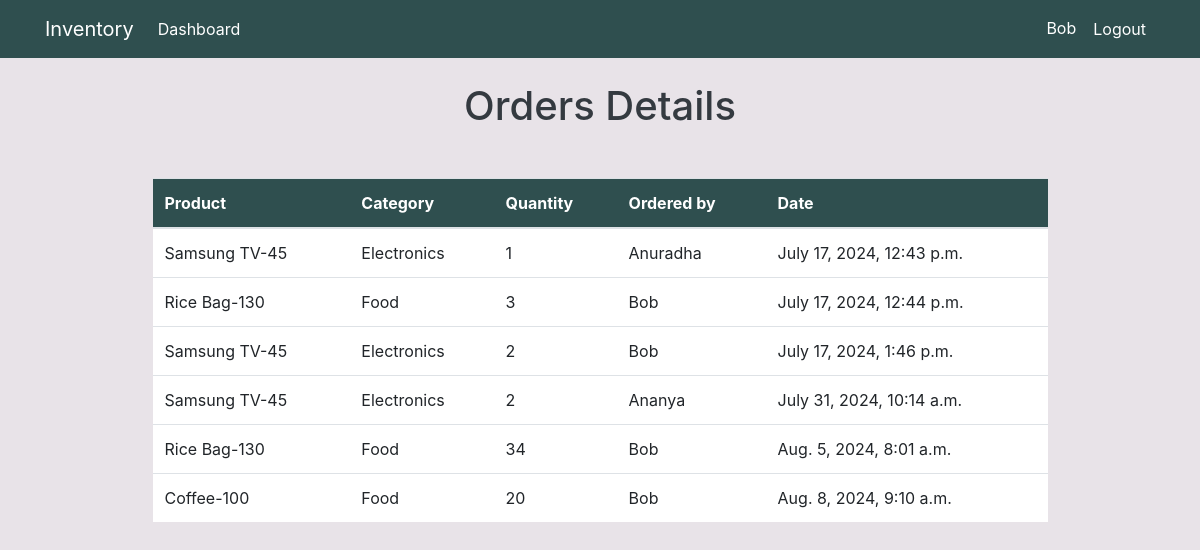
The page /dashboard/order/ (signed in) on the database its author committed.
### dashboard/models.py (models this page shows, shortened)
class Order(models.Model):
    product = models.ForeignKey(Product, on_delete=models.CASCADE, null=True)
    staff = models.ForeignKey(User, models.CASCADE, null=True)
    order_quantity = models.PositiveIntegerField(null=True)
    date = models.DateTimeField(auto_now_add=True)

class Product(models.Model):
    name = models.CharField(max_length=100, null=True)
    category = models.CharField(max_length=20, choices=CATEGORY, null=True)
    quantity = models.PositiveIntegerField(null=True)
    def __str__(self):
        return f'{self.name}-{self.quantity}'

### dashboard/views.py (the view)
# urls.py: path('order/', order, name='order'),
@login_required
def order(request):
    orders = Order.objects.all()
    orders_count = orders.count()
    context = {
        'orders': orders,
        'orders_count': orders_count,
    }
    return render(request, 'dashboard/order.html', context)

### templates/dashboard/order.html (shortened to what this page needs)
{% extends 'partials/base.html' %}
{% block content %}
<h1 class="text-center text-dark m-4">Orders Details</h1>
<div class="container">
    <div class="row mt-5">
        <div class="col-md-10 offset-md-1">
            <table class="table bg-white">
                <thead class="text-white" style="background-color: rgb(47,79,79);">
                    <tr>
                        <th scope="col">Product</th>
                        <th scope="col">Category</th>
                        <th scope="col">Quantity</th>
                        <th scope="col">Ordered by</th>
                        <th scope="col">Date</th>
                    </tr>
                </thead>
                <tbody>
                    {% for orders in orders %}
                    <tr>
                        <td>{{ orders.product }}</td>
                        <td>{{ orders.product.category }}</td>
                        <td>{{ orders.order_quantity }}</td>
                        <td>{{ orders.staff.username }}</td>
                        <td>{{ orders.date }}</td>
                    </tr>
                    {% endfor %}
                </tbody>
            </table>
        </div>
    </div>
</div>
{% endblock %}

### templates/partials/nav.html (shortened to what this page needs)
<nav class="navbar navbar-expand-lg navbar-dark" style="background-color: rgb(47,79,79);">
    <div class="container">
        {% if user.is_authenticated %}
        <a class="navbar-brand text-white" href="{% url 'index' %}">Inventory</a>
        <div class="collapse navbar-collapse" id="navbarSupportedContent">
            <ul class="navbar-nav mr-auto">
                <li class="nav-item active">
                    <a class="nav-link text-white" href="{% url 'index' %}">Dashboard </a>
                </li>
            </ul>
            <ul class="navbar-nav ml-auto">
                <li class="nav-item active">
                    <a class="nav-link text-white" href="{% url 'user-profile' %}">{{ user.username }}
                        <span class="sr-only">(current)</span></a>
                </li>
                <li class="nav-item">
                    <form method="post" action="{% url 'user-logout' %}">
                        <button type="submit" class="nav-link btn btn-link text-white">Logout</button>
                    </form>
                </li>
            </ul>
            {% endif %}
        </div>
    </div>
</nav>

### static/css/styl.css (style rules this page uses)
body { background: rgb(232, 227, 232); }

### rows shown on the page
Order: product "Samsung TV-45", product.category "Electronics", order_quantity "1", staff.username "Anuradha", date "July 17, 2024, 12:43 p.m."
Order: product "Rice Bag-130", product.category "Food", order_quantity "3", staff.username "Bob", date "July 17, 2024, 12:44 p.m."
Order: product "Samsung TV-45", product.category "Electronics", order_quantity "2", staff.username "Bob", date "July 17, 2024, 1:46 p.m."
Order: product "Samsung TV-45", product.category "Electronics", order_quantity "2", staff.username "Ananya", date "July 31, 2024, 10:14 a.m."
Order: product "Rice Bag-130", product.category "Food", order_quantity "34", staff.username "Bob", date "Aug. 5, 2024, 8:01 a.m."
Order: product "Coffee-100", product.category "Food", order_quantity "20", staff.username "Bob", date "Aug. 8, 2024, 9:10 a.m."

### other values the page prints
{{ user.username }} "Bob"
